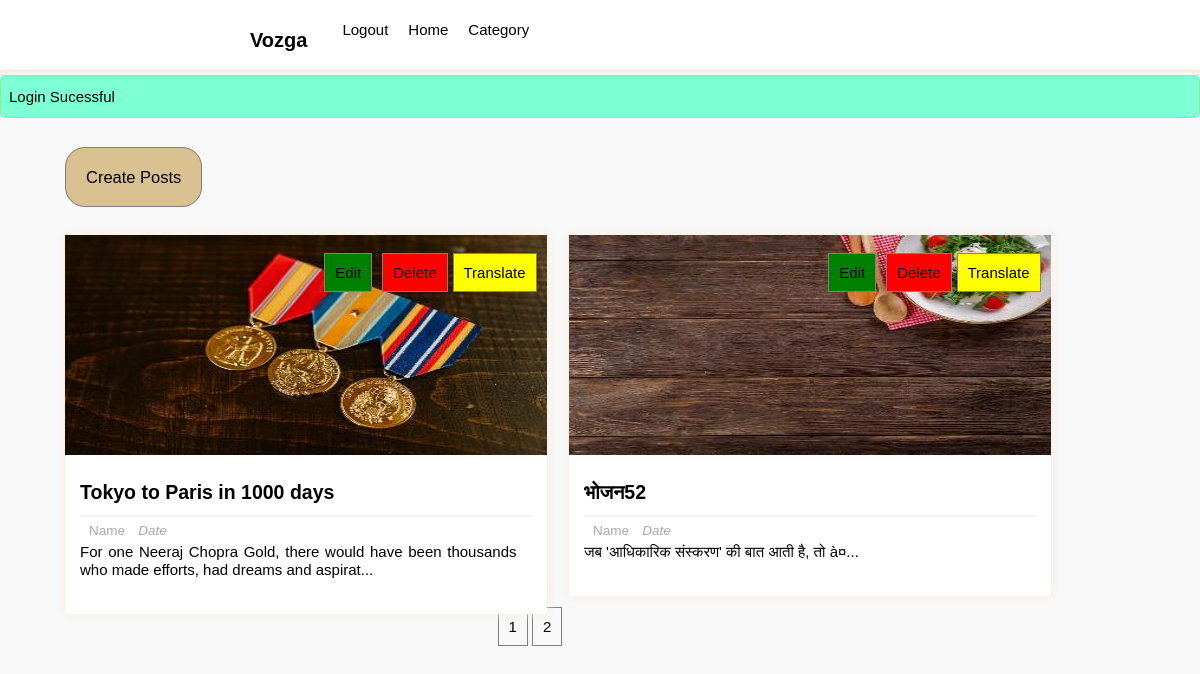
The app's page /user_dashboard.php?page=2 (signed in), older data.
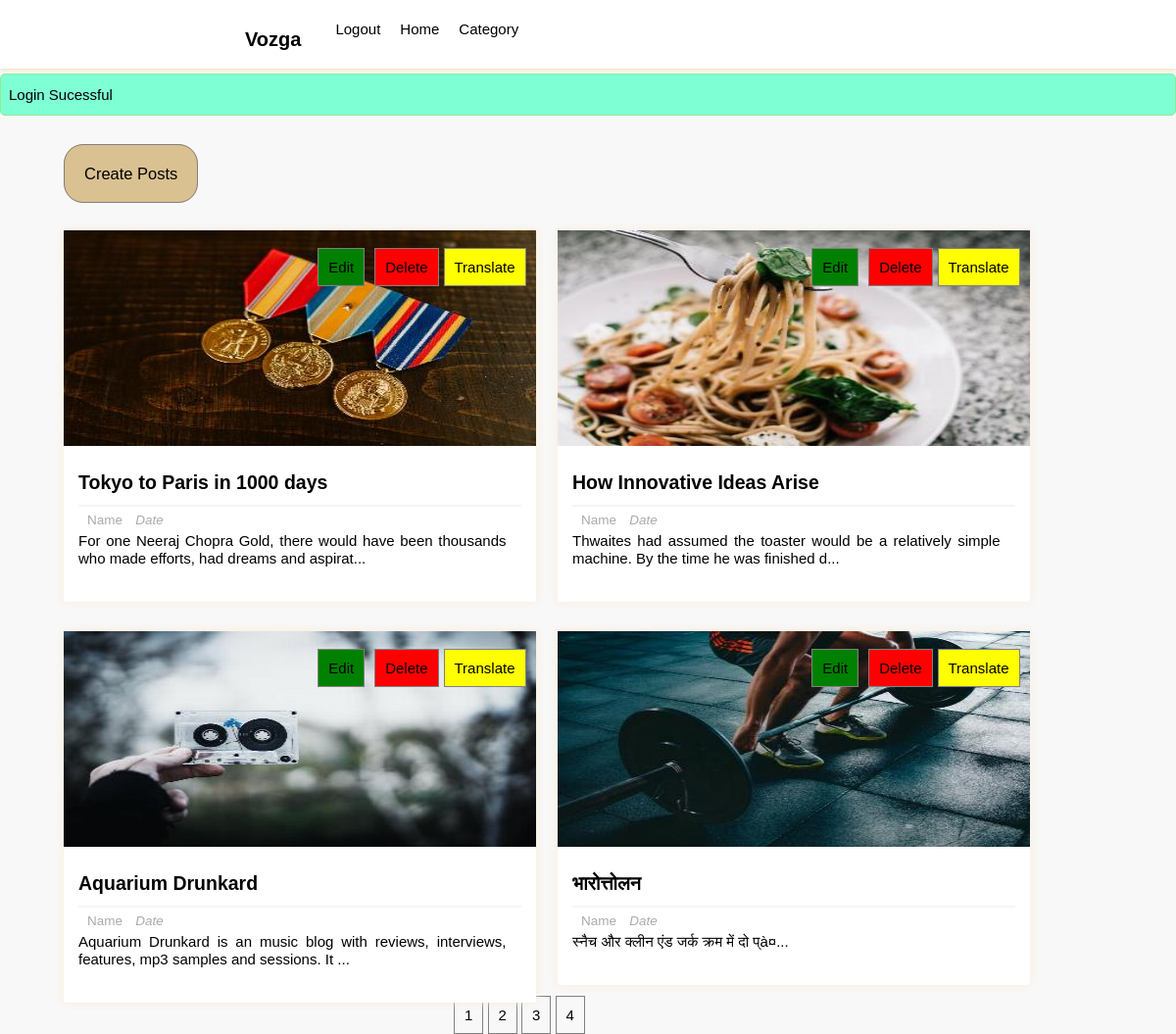
The same page, newer data.
### tables this page shows
CREATE TABLE `posts` (
  `p_id` int NOT NULL,
  `dup_id` int NOT NULL,
  `title` varchar(255) NOT NULL,
  `description` longtext NOT NULL,
  `category` varchar(255) NOT NULL,
  `image` varchar(255) NOT NULL,
  `user_id` int NOT NULL,
  `lang_code` varchar(255) NOT NULL
);

### user_dashboard.php (the view, shortened to what this page needs)
<?php
    require_once "includes/login_validate.php";
?>
<html lang="en">
<head>
    <link href="includes/style.css" rel="stylesheet" type="text/css" />
</head>
<body>
<div class="header-wrapper">
<header>
            <div class='logo'>
                <h3>Vozga</h3>
            </div>
            <div class="search-form">
                        <div class="icon">
                        </div>
                    </div>
            <ul class='list'>
                <li><a>Category<i class="fas fa-chevron-down" style="color:black; font-size: 14px; font-weight: 600; padding:5px;"></i></a>
                </li>
                <li><a href='homepage'>Home</a></li>
                <li><a href="includes/logout.php">Logout</a></li>
            </ul>
        </header>
</div>
<?php if(isset($_SESSION['message'])):?>
    <div class="msg <?php echo $_SESSION['type'];?>">
        <li><?php echo $_SESSION['message'];?></li>
    </div>
<?php endif;?>
<div class="manage-posts-admin">
    <div class="admin-manage">
        <ul>
            <li><a href="createpost.php">Create Posts</a></li>
        </ul>
    </div>
    <div class="main-content-admin">
        <?php
            $results_per_page=4;
            $userid=$_COOKIE['cookieuserid'];
            $sql="SELECT * FROM posts WHERE user_id='$userid'";
            $result=mysqli_query($con,$sql);
            $i=0;
            $num_of_result=mysqli_num_rows($result);
            $num_of_pages=ceil($num_of_result/$results_per_page);
            if(!isset($_GET['page'])){
                $page=1;
            }else{
                $page=$_GET['page'];
            }
            $start_limit=($page-1)*$results_per_page;
            $sql="SELECT * FROM posts WHERE user_id='$userid' LIMIT ".$start_limit.','.$results_per_page;
            $result=mysqli_query($con,$sql);
            if(mysqli_num_rows($result) > $i){
                while($row=mysqli_fetch_assoc($result)){
        ?>
        <div class="main-post-admin">
            <?php
                $output_image="images/resized408x220".$row['image'];
                $desc=$row['description'];
                $desc = substr($desc,0,100).'...';
            ?>
            <img class="image" src="<?php echo $output_image;?>", alt="post_image">
            <div class="post-preview-wrapper">
                <a href="single?id=<?php echo $row['p_id'];?>" class="post-title"><?php echo $row['title'];?></a>
                <div class="post-preview">
                    <span class="author-name"><i class="fas fa-user"></i>Name</span>
                    <span class="post-date"><i class="fas fa-calendar-week">Date</i></span>
                    <p class="desc"><?php echo $desc; ?></p>
                </div>
            </div>
            <div class="btns">
                <ul class="edit-delete-btn">
                    <li>
                        <a href="editpost.php?id=<?php echo $row['p_id'];?>" class="btn edit-link">Edit</a>
                    </li>
                    <li>
                        <a href="deletepost.php?del_id=<?php echo  $row['p_id'];?>" class ="btn delete-link" onclick="return confirm('Are you sure you want to delete this?')">Delete</a>
                    </li>
                    <li>
                        <a href="language.php?id=<?php echo $row['p_id'];?>" class="btn translate-link">Translate</a>
                    </li>
                </ul>
            </div>
        </div>
        <?php
                }
            }
            else{
                ?>
                <tr>
                    <th colspan="2">No results to display</th>
                </tr>
                <?php
            }
        ?>
    </div>
    <div class='index-dashboard'><center>
    <?php
    for($page=1;$page<=$num_of_pages;$page++)
    {
        echo '<a href="user_dashboard.php?page='.$page.'">'.$page.'</a> ';
    }   ?>
</div>
    </div>
</body>
</html>

Row changes from the older to the newer data that the page shows:
removed posts: image (picture), title "भोजन52", description "जब 'आधिकारिक संस्करण' की बात आती है, तो à¤..."
added posts: image (picture), title "How Innovative Ideas Arise", description "Thwaites had assumed the toaster would be a relatively simple machine. By the time he was finished d..."
added posts: image (picture), title "Aquarium Drunkard", description "Aquarium Drunkard is an music blog with reviews, interviews, features, mp3 samples and sessions. It ..."
added posts: image (picture), title "भारोत्तोलन", description "स्नैच और क्लीन एंड जर्क क्रम में दो प्à¤..."
Text that changed along with them:
new list line: "3"
new list line: "4"
